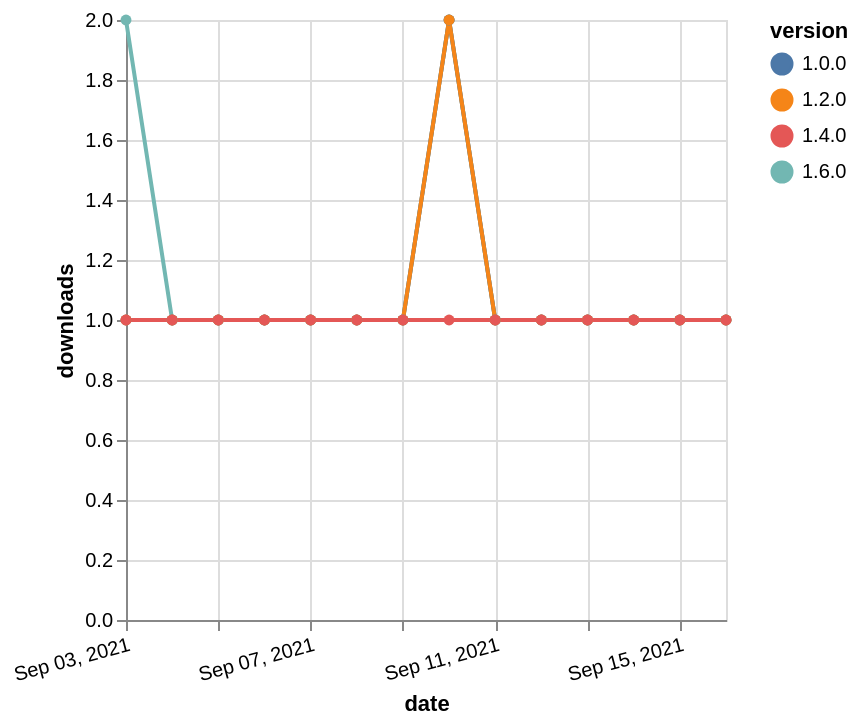

Vega-Lite specification for this chart:
### Vega-Lite specification from a JSON file in a GitHub repository (floating-point values rounded to 4 significant figures)
{"$schema": "https://vega.github.io/schema/vega-lite/v5.json", "description": "A simple bar chart with embedded data.", "data": {"values": [{"date": "2021-09-03", "total": 115, "delta": 2, "version": "1.6.0"}, {"date": "2021-09-04", "total": 116, "delta": 1, "version": "1.6.0"}, {"date": "2021-09-05", "total": 117, "delta": 1, "version": "1.6.0"}, {"date": "2021-09-06", "total": 118, "delta": 1, "version": "1.6.0"}, {"date": "2021-09-07", "total": 119, "delta": 1, "version": "1.6.0"}, {"date": "2021-09-08", "total": 120, "delta": 1, "version": "1.6.0"}, {"date": "2021-09-09", "total": 121, "delta": 1, "version": "1.6.0"}, {"date": "2021-09-10", "total": 123, "delta": 2, "version": "1.6.0"}, {"date": "2021-09-11", "total": 124, "delta": 1, "version": "1.6.0"}, {"date": "2021-09-12", "total": 125, "delta": 1, "version": "1.6.0"}, {"date": "2021-09-13", "total": 126, "delta": 1, "version": "1.6.0"}, {"date": "2021-09-14", "total": 127, "delta": 1, "version": "1.6.0"}, {"date": "2021-09-15", "total": 128, "delta": 1, "version": "1.6.0"}, {"date": "2021-09-16", "total": 129, "delta": 1, "version": "1.6.0"}, {"date": "2021-09-03", "total": 168, "delta": 1, "version": "1.0.0"}, {"date": "2021-09-04", "total": 169, "delta": 1, "version": "1.0.0"}, {"date": "2021-09-05", "total": 170, "delta": 1, "version": "1.0.0"}, {"date": "2021-09-06", "total": 171, "delta": 1, "version": "1.0.0"}, {"date": "2021-09-07", "total": 172, "delta": 1, "version": "1.0.0"}, {"date": "2021-09-08", "total": 173, "delta": 1, "version": "1.0.0"}, {"date": "2021-09-09", "total": 174, "delta": 1, "version": "1.0.0"}, {"date": "2021-09-10", "total": 176, "delta": 2, "version": "1.0.0"}, {"date": "2021-09-11", "total": 177, "delta": 1, "version": "1.0.0"}, {"date": "2021-09-12", "total": 178, "delta": 1, "version": "1.0.0"}, {"date": "2021-09-13", "total": 179, "delta": 1, "version": "1.0.0"}, {"date": "2021-09-14", "total": 180, "delta": 1, "version": "1.0.0"}, {"date": "2021-09-15", "total": 181, "delta": 1, "version": "1.0.0"}, {"date": "2021-09-16", "total": 182, "delta": 1, "version": "1.0.0"}, {"date": "2021-09-03", "total": 150, "delta": 1, "version": "1.2.0"}, {"date": "2021-09-04", "total": 151, "delta": 1, "version": "1.2.0"}, {"date": "2021-09-05", "total": 152, "delta": 1, "version": "1.2.0"}, {"date": "2021-09-06", "total": 153, "delta": 1, "version": "1.2.0"}, {"date": "2021-09-07", "total": 154, "delta": 1, "version": "1.2.0"}, {"date": "2021-09-08", "total": 155, "delta": 1, "version": "1.2.0"}, {"date": "2021-09-09", "total": 156, "delta": 1, "version": "1.2.0"}, {"date": "2021-09-10", "total": 158, "delta": 2, "version": "1.2.0"}, {"date": "2021-09-11", "total": 159, "delta": 1, "version": "1.2.0"}, {"date": "2021-09-12", "total": 160, "delta": 1, "version": "1.2.0"}, {"date": "2021-09-13", "total": 161, "delta": 1, "version": "1.2.0"}, {"date": "2021-09-14", "total": 162, "delta": 1, "version": "1.2.0"}, {"date": "2021-09-15", "total": 163, "delta": 1, "version": "1.2.0"}, {"date": "2021-09-16", "total": 164, "delta": 1, "version": "1.2.0"}, {"date": "2021-09-03", "total": 159, "delta": 1, "version": "1.4.0"}, {"date": "2021-09-04", "total": 160, "delta": 1, "version": "1.4.0"}, {"date": "2021-09-05", "total": 161, "delta": 1, "version": "1.4.0"}, {"date": "2021-09-06", "total": 162, "delta": 1, "version": "1.4.0"}, {"date": "2021-09-07", "total": 163, "delta": 1, "version": "1.4.0"}, {"date": "2021-09-08", "total": 164, "delta": 1, "version": "1.4.0"}, {"date": "2021-09-09", "total": 165, "delta": 1, "version": "1.4.0"}, {"date": "2021-09-10", "total": 166, "delta": 1, "version": "1.4.0"}, {"date": "2021-09-11", "total": 167, "delta": 1, "version": "1.4.0"}, {"date": "2021-09-12", "total": 168, "delta": 1, "version": "1.4.0"}, {"date": "2021-09-13", "total": 169, "delta": 1, "version": "1.4.0"}, {"date": "2021-09-14", "total": 170, "delta": 1, "version": "1.4.0"}, {"date": "2021-09-15", "total": 171, "delta": 1, "version": "1.4.0"}, {"date": "2021-09-16", "total": 172, "delta": 1, "version": "1.4.0"}]}, "width": "container", "mark": {"type": "line", "point": {"filled": true}}, "encoding": {"x": {"field": "date", "type": "temporal", "timeUnit": "yearmonthdate", "title": "date", "axis": {"labelAngle": -15}}, "y": {"field": "delta", "type": "quantitative", "title": "downloads"}, "color": {"field": "version", "type": "nominal"}, "tooltip": {"field": "delta"}}}
